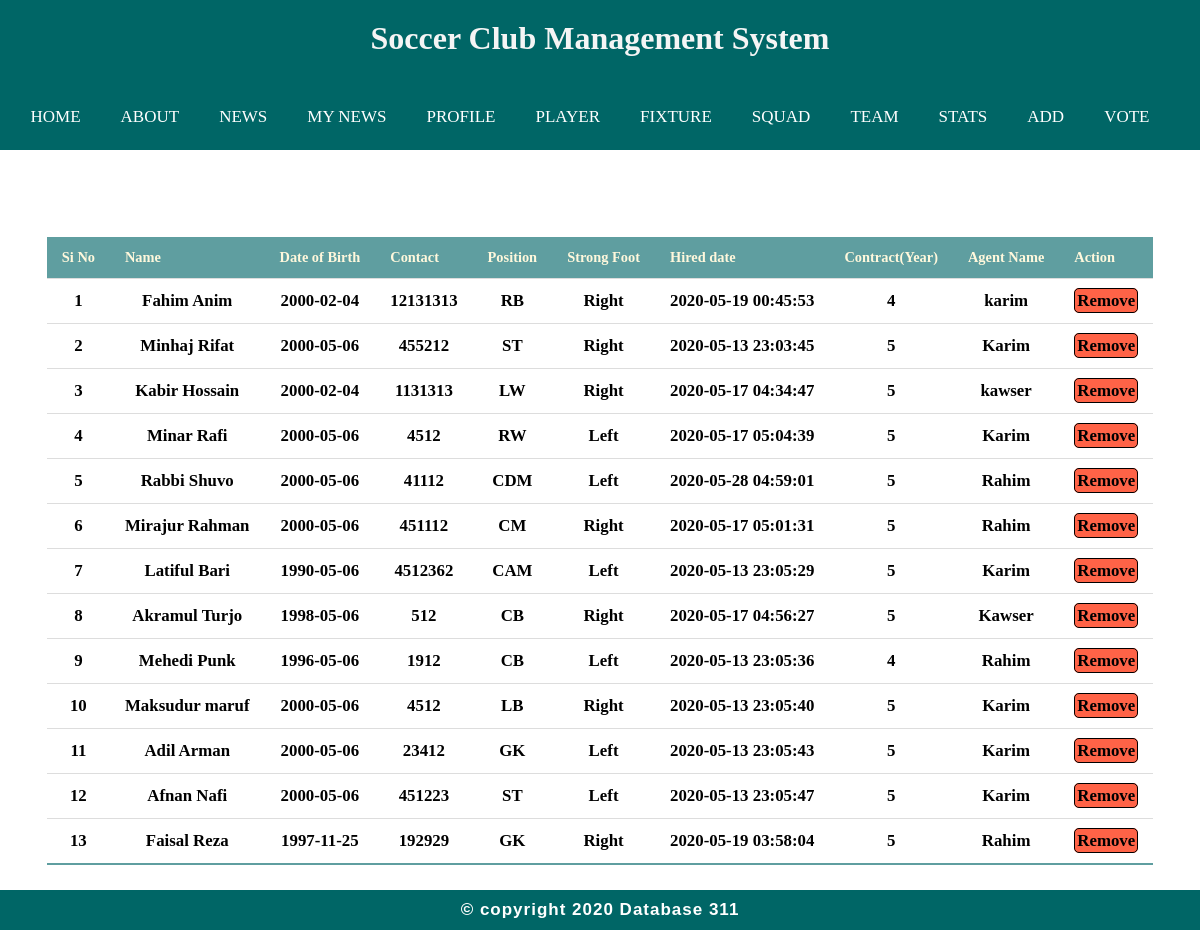
The app's page /player.php (signed in) with its own data.
### tables this page shows
CREATE TABLE `player` (
  `Id` int(11) NOT NULL,
  `username` varchar(255) NOT NULL,
  `email` varchar(200) NOT NULL,
  `password` varchar(255) NOT NULL,
  `f_name` varchar(200) NOT NULL,
  `l_name` varchar(255) NOT NULL,
  `date_of_birth` date NOT NULL,
  `contact` int(11) NOT NULL,
  `position` varchar(255) NOT NULL,
  `strong_foot` varchar(255) NOT NULL,
  `hired_date` timestamp NOT NULL DEFAULT current_timestamp() ON UPDATE current_timestamp(),
  `contract` int(11) NOT NULL,
  `agent_id` varchar(255) NOT NULL,
  `Team_id` int(11) NOT NULL,
  `appearance` int(11) NOT NULL,
  `goals` int(11) NOT NULL,
  `assist` int(11) NOT NULL,
  `clean_sheet` int(11) NOT NULL,
  `yellow_card` int(11) NOT NULL,
  `red_card` int(11) NOT NULL,
  `Main_Team` varchar(255) NOT NULL
);

### player.php (the view, shortened to what this page needs)
<!DOCTYPE html>
<html>
<head>
</head>
<body>
<?php  if(isset($_COOKIE["currentUser"])){
     $cuser = $_COOKIE["currentUser"];
     ?>
    <center>
    <?php include("index1.php");?>
	<table class="pd_table">
		<tr align="center">
			<th><b>Si No</b></th>
			<th><b>Name</b></th>
			<th><b>Date of Birth</b></th>
			<th><b>Contact</b></th>
			<th><b>Position</b></th>
			<th><b>Strong Foot</b></th>
			<th><b>Hired date</b></th>
			<th><b>Contract(Year)</b></th>
			<th><b>Agent Name</b></th>
			<th><b>Action</b></th>
		</tr>
		<?php
			$sql= "SELECT DISTINCT player.Id,player.f_name,player.l_name,player.date_of_birth,player.contact,player.position,player.strong_foot,player.hired_date,player.contract,player.agent_id FROM team,player,admin WHERE player.Team_id=team.Team_Id AND team.manager_username='$cuser'";
			$run=mysqli_query($link,$sql);
			if($run==true)
			{
				$a=1;
				while ($c=mysqli_fetch_array($run)) {?>
					<tr align="center">
						<td><h3><?php echo $a;$a++;?></h3></td>
						<td><h3><?php echo $c["f_name"]," ".$c["l_name"];?></h3></td>
						<td><h3><?php echo $c["date_of_birth"];?></h3></td>
						<td><h3><?php echo $c["contact"];?></h3></td>
						<td><h3><?php echo $c["position"];?></h3></td>
						<td><h3><?php echo $c["strong_foot"];?></h3></td>
						<td><h3><?php echo $c["hired_date"];?></h3></td>
						<td><h3><?php echo $c["contract"];?></h3></td>
						<td><h3><?php echo $c["agent_id"];?></h3></td>
						 <td><h3><a  style="background :tomato;border:1px solid ;border-radius:5px;color:black;padding:2px;text-decoration: none;" onclick="return confirm('Are you sure');" href="delete.php?id=<?php echo $c['Id']; ?>">Remove</a></h3></td>
						</tr>
		<?php	}}}
		 ?>
	</table>
</center>
	<?php include("footer.php") ?>
</body>
</html>

### test.css (style rules this page uses)
* { margin: 0; padding: 0; box-sizing: border-box; }
.pd_table { border-collapse: collapse; margin: 25px 0; font-size: 0.9em; min-width: 400px; top: 0; }
.pd_table th { background-color: cadetblue; color: cornsilk; text-align: left; font-weight: bold; }
.pd_table th, .pd_table td { padding: 12px 15px; }
.pd_table tr { border-bottom: 1px solid #dddddd; }
.pd_table tbody tr:nth-of-type(even) { background-color: #ffffff; }
.pd_table tbody tr:last-of-type { border-bottom: 2px solid cadetblue ; }

### records on screen
player: f_name "Fahim", l_name "Anim", date_of_birth "2000-02-04", contact "12131313", position "RB", strong_foot "Right", hired_date "2020-05-19 00:45:53", contract "4", agent "karim"
player: f_name "Minhaj", l_name "Rifat", date_of_birth "2000-05-06", contact "455212", position "ST", strong_foot "Right", hired_date "2020-05-13 23:03:45", contract "5", agent "Karim"
player: f_name "Kabir", l_name "Hossain", date_of_birth "2000-02-04", contact "1131313", position "LW", strong_foot "Right", hired_date "2020-05-17 04:34:47", contract "5", agent "kawser"
player: f_name "Minar", l_name "Rafi", date_of_birth "2000-05-06", contact "4512", position "RW", strong_foot "Left", hired_date "2020-05-17 05:04:39", contract "5", agent "Karim"
player: f_name "Rabbi", l_name "Shuvo", date_of_birth "2000-05-06", contact "41112", position "CDM", strong_foot "Left", hired_date "2020-05-28 04:59:01", contract "5", agent "Rahim"
player: f_name "Mirajur", l_name "Rahman", date_of_birth "2000-05-06", contact "451112", position "CM", strong_foot "Right", hired_date "2020-05-17 05:01:31", contract "5", agent "Rahim"
player: f_name "Latiful", l_name "Bari", date_of_birth "1990-05-06", contact "4512362", position "CAM", strong_foot "Left", hired_date "2020-05-13 23:05:29", contract "5", agent "Karim"
player: f_name "Akramul", l_name "Turjo", date_of_birth "1998-05-06", contact "512", position "CB", strong_foot "Right", hired_date "2020-05-17 04:56:27", contract "5", agent "Kawser"
player: f_name "Mehedi", l_name "Punk", date_of_birth "1996-05-06", contact "1912", position "CB", strong_foot "Left", hired_date "2020-05-13 23:05:36", contract "4", agent "Rahim"
player: f_name "Maksudur", l_name "maruf", date_of_birth "2000-05-06", contact "4512", position "LB", strong_foot "Right", hired_date "2020-05-13 23:05:40", contract "5", agent "Karim"
player: f_name "Adil", l_name "Arman", date_of_birth "2000-05-06", contact "23412", position "GK", strong_foot "Left", hired_date "2020-05-13 23:05:43", contract "5", agent "Karim"
player: f_name "Afnan", l_name "Nafi", date_of_birth "2000-05-06", contact "451223", position "ST", strong_foot "Left", hired_date "2020-05-13 23:05:47", contract "5", agent "Karim"
player: f_name "Faisal", l_name "Reza", date_of_birth "1997-11-25", contact "192929", position "GK", strong_foot "Right", hired_date "2020-05-19 03:58:04", contract "5", agent "Rahim"
